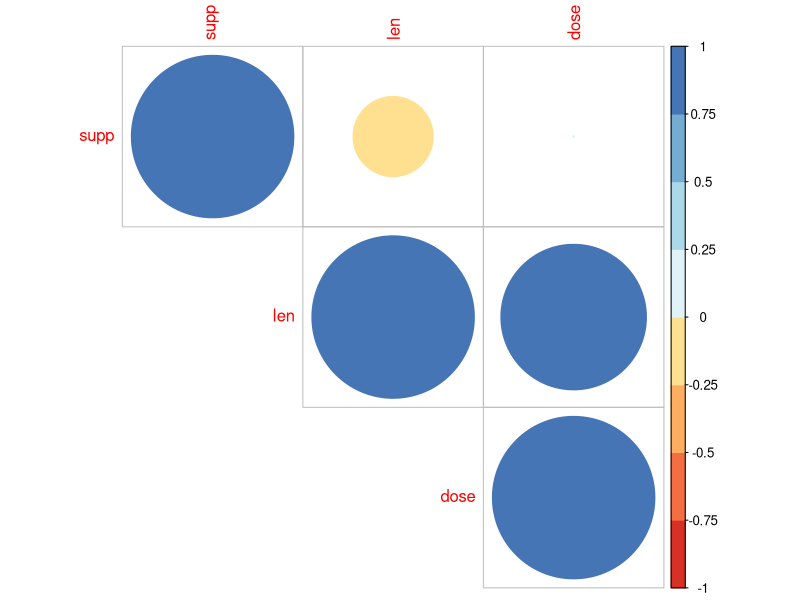
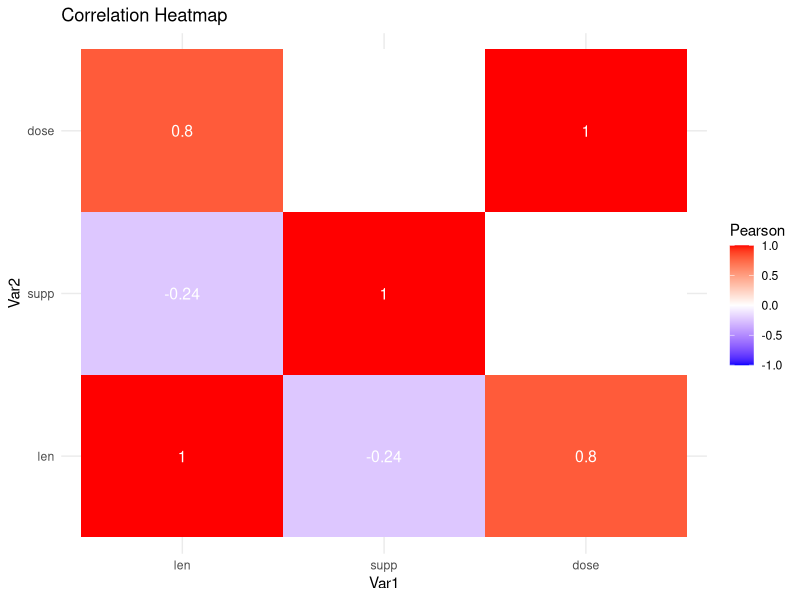

Recreate these plots in R, in order.
# --- 1.LOAD ---
  
  library(corrplot)
  library(RColorBrewer)
  library(lattice)
  library(reshape2)
  library(ggplot2)

# --- 2. DATA PREPARATION ---
data <- ToothGrowth
data$supp <- as.numeric(as.factor(data$supp))

# --- 3. CORRELATION ANALYSIS ---
dose_corr <- cor(data$dose, data$len, method="pearson")
M <- cor(data)

# --- 4. VISUALIZATION ---
# Fancy corrplot
corrplot(M, type="upper", order="hclust", 
         col=brewer.pal(n=8, name="RdYlBu"))

# Heatmap Construction
corr_mat <- round(cor(data), 2)
melted_corr_mat <- melt(corr_mat)

ggplot(data = melted_corr_mat, aes(x=Var1, y=Var2, fill=value)) + 
  geom_tile() + 
  geom_text(aes(label = value), color = "white", size = 4) +
  scale_fill_gradient2(low = "blue", high = "red", mid = "white", 
                       midpoint = 0, limit = c(-1,1), name="Pearson") +
  theme_minimal() +
  labs(title = "Correlation Heatmap")

# --- 5. OBSERVATIONS ---
cat("\n1. Relationship Strength:", round(dose_corr, 2), 
    "\n2. Image generated")
